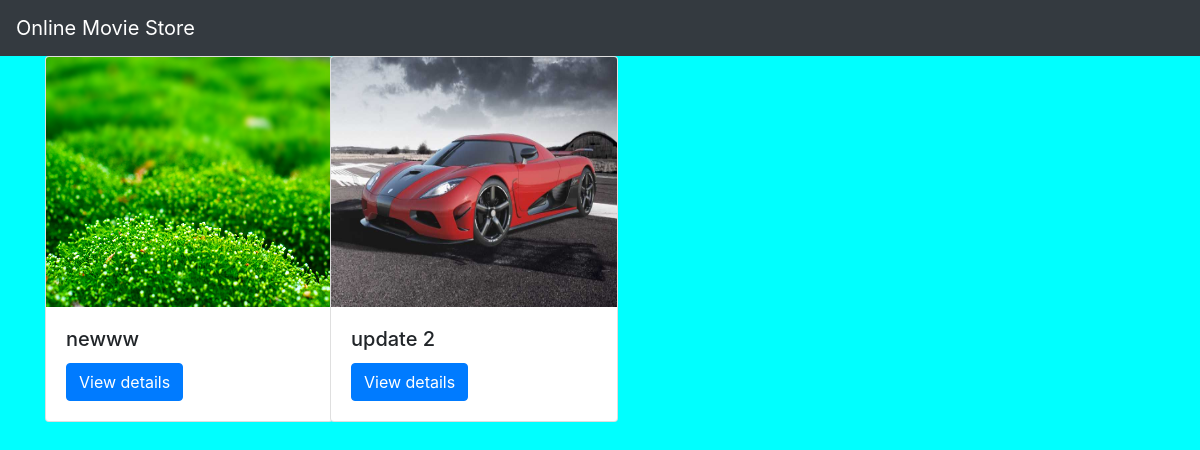
The page / on the database its author committed.
### movieapp/models.py (models this page shows, shortened)
class Movie(models.Model):
    name=models.CharField(max_length=250)
    desc=models.TextField()
    year=models.IntegerField()
    img=models.ImageField(upload_to='gallery')

### movieapp/views.py (the view)
# urls.py: path('',views.index,name='index'),
def index(request):
    movie=Movie.objects.all()
    context={
        'movie_list':movie
    }
    return render(request,'index.html',context)

### templates/index.html
{% extends 'base.html' %}
{% block code %}
<div class="container">
    <div class="row">
        {% for i in movie_list %}
        <div class="col-md-3">
            <div class="card" style="width: 18rem;">
                <img class="card-img-top" src="{{i.img.url}}" alt="Card image cap" width="100px" height="250px">
               <div class="card-body">
                   <h5 class="card-title">{{i.name}}</h5>
                   <a href="{% url 'movieapp:detail' i.id %}" class="btn btn-primary">View details</a>
                </div>
            </div>
        </div>
        {% endfor %}
    </div>
</div>
{% endblock %}

### templates/base.html (shortened to what this page needs)
{% load static %}
<!DOCTYPE html>
<html lang="en">
<head>
    <link rel="stylesheet" href="https://cdn.jsdelivr.net/npm/bootstrap@4.6.2/dist/css/bootstrap.min.css">
    <link rel="stylesheet" href="{% static 'style.css' %}">
</head>
<body>
<nav class="navbar navbar-dark bg-dark">
  <a class="navbar-brand" href="#">
    Online Movie Store
  </a>
</nav>
{% block code %}
{% endblock %}
</body>
</html>

### static/style.css (style rules this page uses)
body { background-color:aqua; }

### rows shown on the page
Movie: img (picture), name "newww"
Movie: img (picture), name "update 2"
